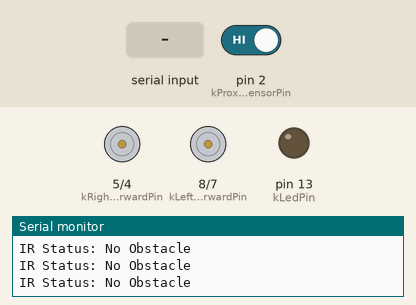
Recording of a sketch running on a simulated Arduino Uno, built with avr-gcc and run on an emulated ATmega328P. Shown: motor-driver pin pairs drawn as motors (green arrow = first pin HIGH = forward, orange = second pin HIGH = backward, longer = more drive, scaled by the enable pin), output pins drawn as LEDs (lit = HIGH), the last lines printed to the serial monitor. The test bench sets the inputs (shaded band); at power-on: pin 2 (kProximitySensorPin) HIGH.

Above: at 1.2 s.
1.3 s: pin 2 (kProximitySensorPin) driven LOW
At 1.8 s:
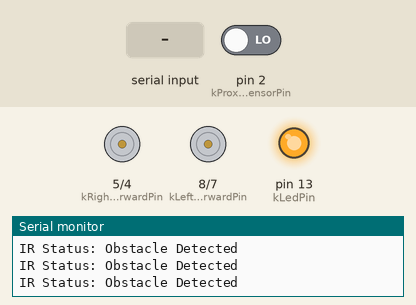
2.8 s: pin 2 (kProximitySensorPin) driven HIGH
At 3.1 s:
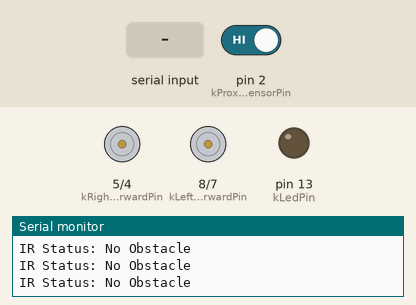
4.3 s: "L" received over the second serial link
At 5.5 s:
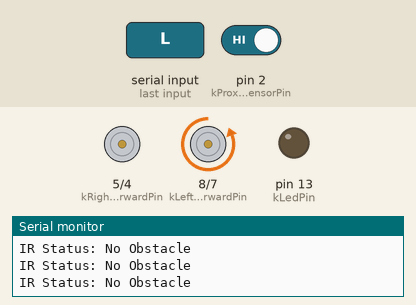
5.8 s: "R" received over the second serial link
At 6.8 s:
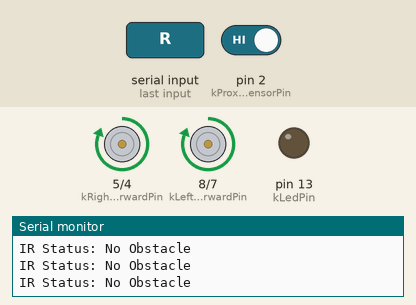
7.3 s: "L" received over the second serial link
At 8.1 s:
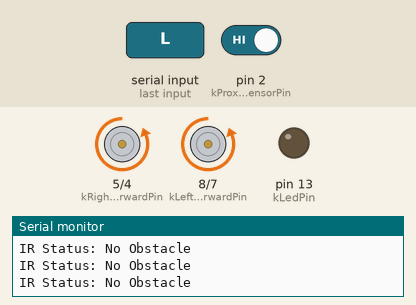
Timing chart, 0 to 9.8 s (numbered marks = the images above; inputs shaded):
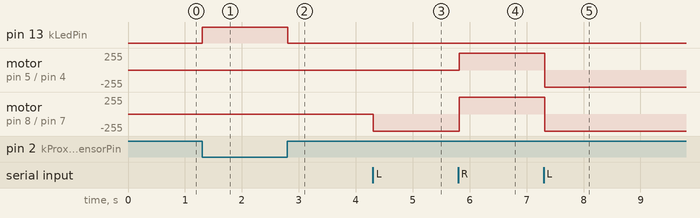

The sketch:

main.ino
```cpp
#include <SoftwareSerial.h>

// Pin definitions
const uint8_t kProximitySensorPin = 2;
const uint8_t kLedPin = 13;

// L298N Motor Driver pins
const uint8_t kLeftMotorEnablePin = 9;
const uint8_t kLeftMotorForwardPin = 8;
const uint8_t kLeftMotorBackwardPin = 7;
const uint8_t kRightMotorEnablePin = 3;
const uint8_t kRightMotorForwardPin = 5;
const uint8_t kRightMotorBackwardPin = 4;

// Motor speed constants
const uint8_t kMotorStopSpeed = 0;
const uint8_t kMotorMaxSpeed = 255;

// Web control serial communication
const uint8_t kWebControlRxPin = 10;
const uint8_t kWebControlTxPin = 11;

SoftwareSerial webControlSerial(kWebControlRxPin, kWebControlTxPin);

void setup()
{
    pinMode(kLedPin, OUTPUT);
    pinMode(kProximitySensorPin, INPUT_PULLUP);
    pinMode(kLeftMotorEnablePin, OUTPUT);
    pinMode(kLeftMotorForwardPin, OUTPUT);
    pinMode(kLeftMotorBackwardPin, OUTPUT);
    pinMode(kRightMotorEnablePin, OUTPUT);
    pinMode(kRightMotorForwardPin, OUTPUT);
    pinMode(kRightMotorBackwardPin, OUTPUT);

    webControlSerial.begin(9600);
    Serial.begin(9600);

    stopMotors();
}

void loop()
{
    bool obstacleDetected = !digitalRead(kProximitySensorPin);
    Serial.print("IR Status: ");
    Serial.println(obstacleDetected ? "Obstacle Detected" : "No Obstacle");

    if (obstacleDetected)
    {
        digitalWrite(kLedPin, HIGH);
        stopMotors();
    }
    else
    {
        digitalWrite(kLedPin, LOW);
        if (webControlSerial.available() > 0)
        {
            char command = webControlSerial.read();
            Serial.println(command);
            handleCommand(command);
        }
    }
    delay(100);
}

void handleCommand(char command)
{
    switch (command)
    {
    case 'L':
        moveLeft(kMotorMaxSpeed);
        break;
    case 'R':
        moveRight(kMotorMaxSpeed);
        break;
    case 'S':
        stopMotors();
        break;
    default:
        Serial.println("Invalid command");
        break;
    }
}

void moveLeft(uint8_t speed)
{
    analogWrite(kLeftMotorEnablePin, speed);
    digitalWrite(kLeftMotorForwardPin, LOW);
    digitalWrite(kLeftMotorBackwardPin, HIGH);
    digitalWrite(kRightMotorForwardPin, LOW);
    digitalWrite(kRightMotorBackwardPin, HIGH);
}

void moveRight(uint8_t speed)
{
    analogWrite(kRightMotorEnablePin, speed);
    digitalWrite(kLeftMotorForwardPin, HIGH);
    digitalWrite(kLeftMotorBackwardPin, LOW);
    digitalWrite(kRightMotorForwardPin, HIGH);
    digitalWrite(kRightMotorBackwardPin, LOW);
}

void stopMotors()
{
    analogWrite(kLeftMotorEnablePin, kMotorStopSpeed);
    analogWrite(kRightMotorEnablePin, kMotorStopSpeed);
    digitalWrite(kLeftMotorForwardPin, LOW);
    digitalWrite(kLeftMotorBackwardPin, LOW);
    digitalWrite(kRightMotorForwardPin, LOW);
    digitalWrite(kRightMotorBackwardPin, LOW);
}
```

Measured:
- after the input at 1.3 s, pin 13 (kLedPin): LOW → HIGH at once
- after the input at 2.8 s, pin 13 (kLedPin): HIGH → LOW at once
- after the input at 4.3 s, motor on pin 8 (kLeftMotorForwardPin) / pin 7 (kLeftMotorBackwardPin): stopped → backward 255/255 at once
- after the input at 5.8 s, motor on pin 5 (kRightMotorForwardPin) / pin 4 (kRightMotorBackwardPin): stopped → forward 255/255 at once; motor on pin 8 (kLeftMotorForwardPin) / pin 7 (kLeftMotorBackwardPin): backward 255/255 → forward 255/255 at once
- after the input at 7.3 s, motor on pin 5 (kRightMotorForwardPin) / pin 4 (kRightMotorBackwardPin), motor on pin 8 (kLeftMotorForwardPin) / pin 7 (kLeftMotorBackwardPin): forward 255/255 → backward 255/255 at once
